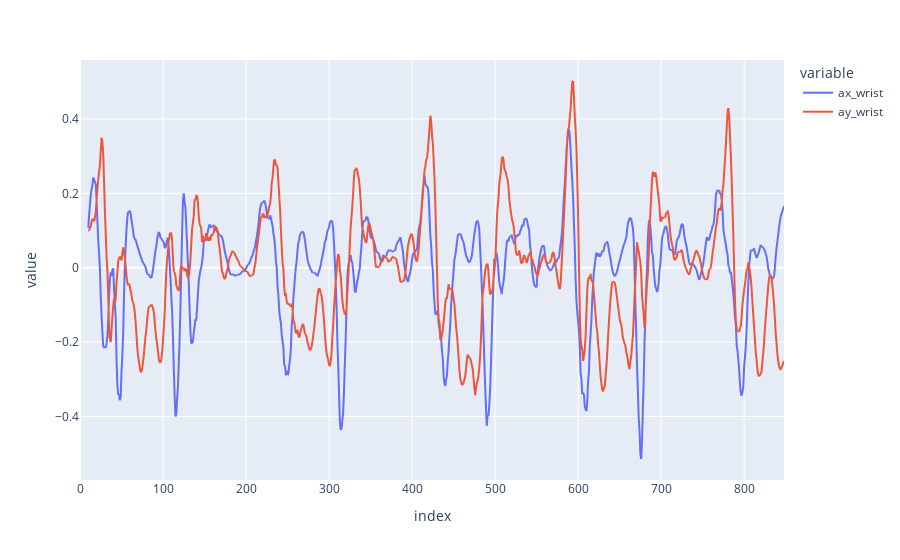

Notebook code cell kept with this figure:
### Markdown cell above
También debemos filtrarla.

### Code cell
df = ft.apply_filter(df, cf.acceleration_columns(df.columns))
fig = px.line(df, x = df.index, y = ['ax_wrist', 'ay_wrist'])
fig.show()

### Figure 1 — Plotly figure (JSON) as saved in the notebook; plotly's stock layout.template omitted (floating-point values rounded to 4 significant figures; data arrays with more than 128 entries replaced by an {"elided": "..."} marker saying what was removed)
{"data": [{"hovertemplate": "variable=ax_wrist<br>index=%{x}<br>value=%{y}<extra></extra>", "legendgroup": "ax_wrist", "line": {"color": "#636efa", "dash": "solid"}, "marker": {"symbol": "circle"}, "mode": "lines", "name": "ax_wrist", "showlegend": true, "type": "scattergl", "x": {"elided": "849 int values"}, "xaxis": "x", "y": {"elided": "849 float values"}, "yaxis": "y"}, {"hovertemplate": "variable=ay_wrist<br>index=%{x}<br>value=%{y}<extra></extra>", "legendgroup": "ay_wrist", "line": {"color": "#EF553B", "dash": "solid"}, "marker": {"symbol": "circle"}, "mode": "lines", "name": "ay_wrist", "showlegend": true, "type": "scattergl", "x": {"elided": "849 int values"}, "xaxis": "x", "y": {"elided": "849 float values"}, "yaxis": "y"}], "layout": {"legend": {"title": {"text": "variable"}, "tracegroupgap": 0}, "margin": {"t": 60}, "xaxis": {"anchor": "y", "domain": [0, 1], "title": {"text": "index"}}, "yaxis": {"anchor": "x", "domain": [0, 1], "title": {"text": "value"}}}}
